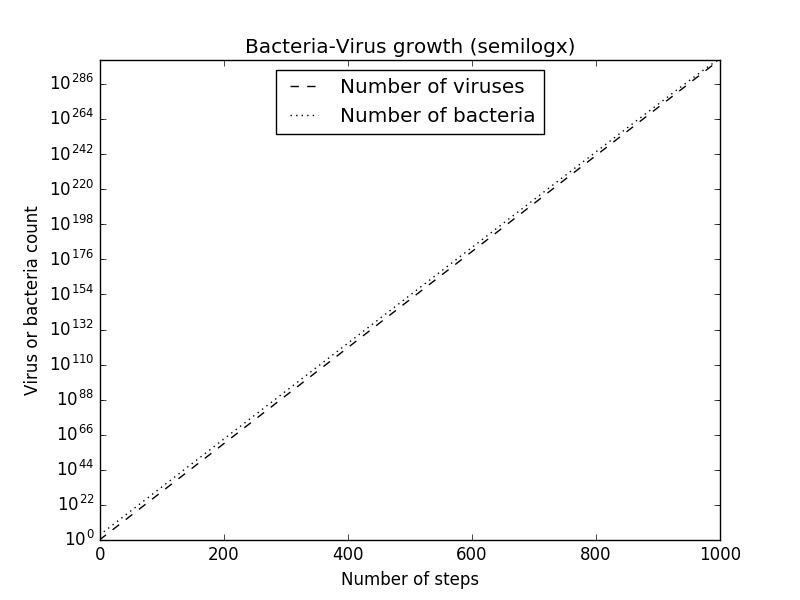

This figure's Python source:
#Some libraries we are going to need
import matplotlib.pyplot as plt

#First we initialize the number of viruses and the number of bacteria
nv = 1
nb = 1000
steps = 0

varr = [nv]
barr = [nb]
n = [1]

while nb>nv:
 nb = 2*(nb-nv)
 nv = 2*nv
 varr.append(nv)
 barr.append(nb)
 n.append(steps)
 steps = steps+1

print('Number of steps: %i' %steps)

plt.semilogy(n,varr, 'k--',n,barr,'k:')
plt.title('Bacteria-Virus growth (semilogx)')
plt.xlabel('Number of steps')
plt.ylabel('Virus or bacteria count')
plt.legend(('Number of viruses', 'Number of bacteria'), loc = 'upper center', shadow = False)
plt.show()
